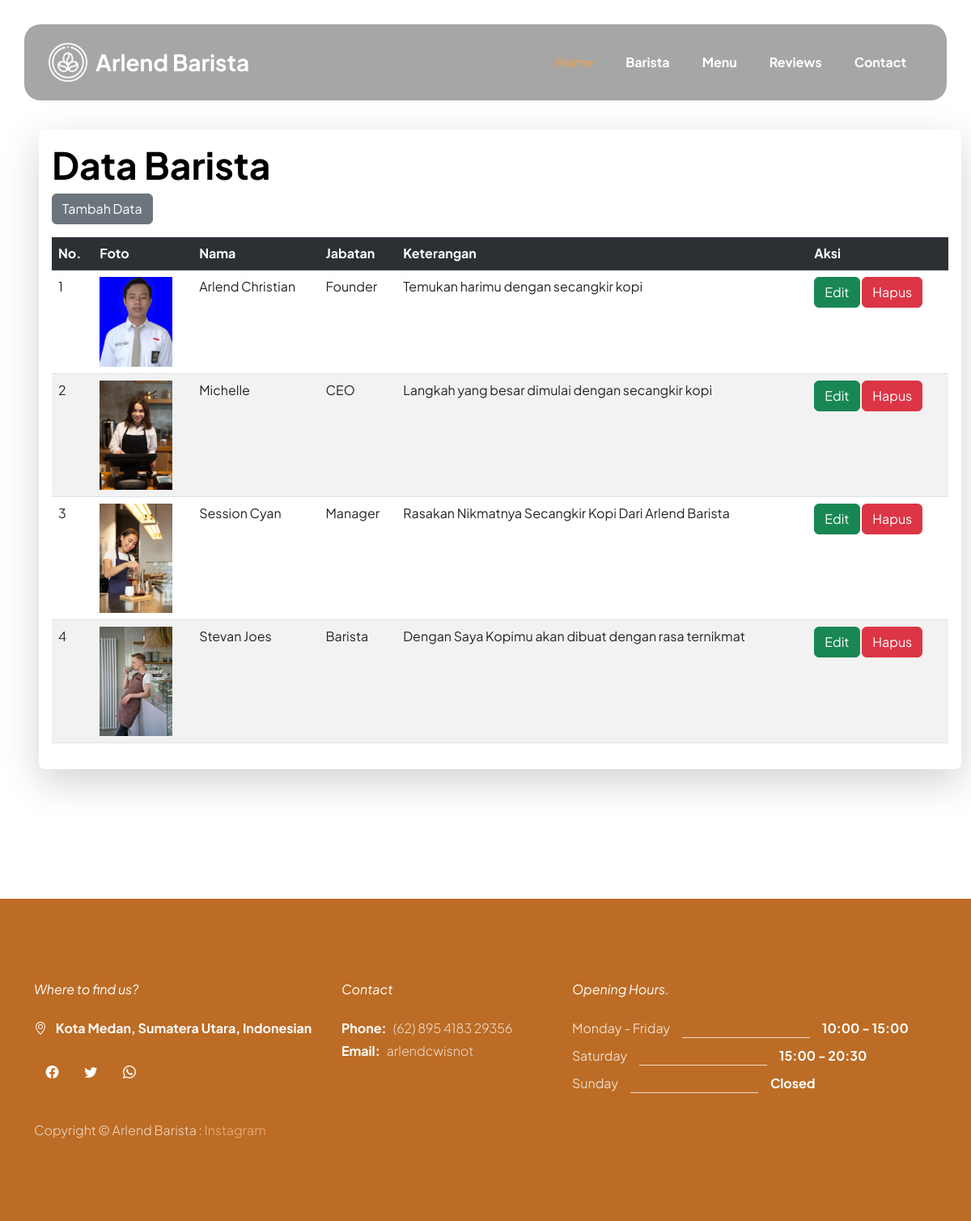
The app's page /admin/index.php?url=barista with its own data.
### tables this page shows
CREATE TABLE `barista` (
  `id` int(11) NOT NULL,
  `nama` varchar(30) NOT NULL,
  `jabatan` varchar(15) NOT NULL,
  `keterangan` varchar(100) NOT NULL,
  `foto` varchar(255) NOT NULL
);

### admin/barista.php (the view)
<h2>Data Barista</h2>
<a href="?url=tambah_barista" class="btn btn-secondary tect">Tambah Data</a>
<table class="table table-hover mt-3 table table-striped">
    <tr class="table-dark">
        <th>No.</th>
        <th>Foto</th>
        <th>Nama</th>
        <th>Jabatan</th>
        <th>Keterangan</th>
        <th>Aksi</th>
    </tr>
    <?php
    include 'koneksi.php';
    $a = 1;
    $query = mysqli_query($koneksi, "SELECT * FROM barista");
    foreach ($query as $r) {
    ?>
        <tr>
            <td><?= $a++; ?></td>
            <td><img src="image/barista/<?= $r['foto'] ?>" alt="Foto Barista" width="90px"></td>
            <td><?= $r['nama'] ?></td>
            <td><?= $r['jabatan'] ?></td>
            <td><?= $r['keterangan'] ?></td>
            <td>
                <a href="?url=edit_barista&id=<?= $r['id'] ?>" class="btn btn-success">Edit</a>
                <a href="?url=hapus_barista&id=<?= $r['id'] ?>" onclick="return confirm('Hapus Data Barista?')" class="btn btn-danger">Hapus</a>
            </td>
        </tr>
    <?php
    }
    ?>
</table>

### admin/index.php (shortened to what this page needs)
<!doctype html>
<html lang="en">
<head>
    <link href="../css/bootstrap.min.css" rel="stylesheet">
    <link href="../css/bootstrap-icons.css" rel="stylesheet">
    <link href="../css/vegas.min.css" rel="stylesheet">
    <link href="../css/tooplate-barista.css" rel="stylesheet">
</head>
<body>
    <main>
        <nav class="navbar navbar-expand-lg">
            <div class="container">
                <a class="navbar-brand d-flex align-items-center" href="">
                    <img src="../images/coffee-beans.png" class="navbar-brand-image img-fluid" alt="Barista Cafe Template">
                    Arlend Barista
                </a>
                <div class="collapse navbar-collapse" id="navbarNav">
                    <ul class="navbar-nav ms-lg-auto">
                        <li class="nav-item">
                            <a class="nav-link " href="?url=dashboard">Home</a>
                        </li>
                        <li class="nav-item">
                            <a class="nav-link " href="?url=barista">Barista</a>
                        </li>
                        <li class="nav-item">
                            <a class="nav-link " href="?url=menu">Menu</a>
                        </li>
                        <li class="nav-item">
                            <a class="nav-link " href="?url=review">Reviews</a>
                        </li>
                        <li class="nav-item">
                            <a class="nav-link " href="?url=contact">Contact</a>
                        </li>
                    </ul>
                </div>
            </div>
        </nav>
        <section class="container" style="margin: 10rem 3rem;">
            <div class="row rounded-3 shadow-lg bg-white">
                <div class="col-12 p-3">
                    <?php
                    $url = $_GET['url'];
                    $pages = [
                        "dashboard" => "dashboard.php",
                        "contact" => "contact.php",
                        "barista" => "barista.php",
                        "tambah_barista" => "tambah_barista.php",
                        "hapus_barista" => "hapus_barista.php",
                        "edit_barista" => "edit_barista.php",
                        "menu" => "menu.php",
                        "tambah_menu" => "tambah_menu.php",
                        "hapus_menu" => "hapus_menu.php",
                        "edit_menu" => "edit_menu.php",
                        "review" => "review.php",
                        "tambah_testi" => "tambah_testi.php",
                        "hapus_contact" => "hapus_contact.php",
                        "hapus_review" => "hapus_review.php",
                        "edit_review" => "edit_review.php"
                    ];
                    if ($url !== "") {
                        if (array_key_exists($url, $pages)) {
                            include $pages[$url];
                        } else {
                            include 'dashboard.php';
                        }
                    } else {
                        include 'dashboard.php';
                    }
                    ?>
                </div>
            </div>
        </section>
        <footer class="site-footer">
            <div class="container">
                <div class="row">
                    <div class="col-lg-4 col-12 me-auto">
                        <em class="text-white d-block mb-4">Where to find us?</em>
                        <strong class="text-white">
                            <i class="bi-geo-alt me-2"></i>
                            Kota Medan, Sumatera Utara, Indonesian
                        </strong>
                        <ul class="social-icon mt-4">
                            <li class="social-icon-item">
                                <a href="#" class="social-icon-link bi-facebook">
                                </a>
                            </li>
                            <li class="social-icon-item">
                                <a href="#" class="social-icon-link bi-twitter">
                                </a>
                            </li>
                            <li class="social-icon-item">
                                <a href="#" class="social-icon-link bi-whatsapp">
                                </a>
                            </li>
                        </ul>
                    </div>
                    <div class="col-lg-3 col-12 mt-4 mb-3 mt-lg-0 mb-lg-0">
                        <em class="text-white d-block mb-4">Contact</em>
                        <p class="d-flex mb-1">
                            <strong class="me-2">Phone:</strong>
                            <a href="tel: 895 4183 29356" class="site-footer-link">
                                (62)
                                895 4183 29356
                            </a>
                        </p>
                        <p class="d-flex">
                            <strong class="me-2">Email:</strong>
                            <a href="mailto:arlendcwisnot@gmail.com" class="site-footer-link">
                                arlendcwisnot
                            </a>
                        </p>
                    </div>
                    <div class="col-lg-5 col-12">
                        <em class="text-white d-block mb-4">Opening Hours.</em>
                        <ul class="opening-hours-list">
                            <li class="d-flex">
                                Monday - Friday
                                <span class="underline"></span>
                                <strong>10:00 - 15:00</strong>
                            </li>
                            <li class="d-flex">
                                Saturday
                                <span class="underline"></span>
                                <strong>15:00 - 20:30</strong>
                            </li>
                            <li class="d-flex">
                                Sunday
                                <span class="underline"></span>
                                <strong>Closed</strong>
                            </li>
                        </ul>
                    </div>
                    <div class="col-lg-8 col-12 mt-4">
                        <p class="copyright-text mb-0">Copyright © Arlend Barista
                            : <a rel="sponsored" href="https://www.instagram.com/arlend1871?igsh=MWxldGZjaWoxcHR6Yg==" target="_blank">Instagram</a></p>
                    </div>
                </div>
        </footer>
    </main>
</body>
</html>

### css/tooplate-barista.css (style rules this page uses)
:root { --white-color: #ffffff; --primary-color: #BC6C25; --secondary-color: #DDA15E; --section-bg-color: #b78752; --custom-btn-bg-color: #BC6C25; --custom-btn-bg-hover-color: #DDA15E; --dark-color: #000000; --p-color: #717275; --border-color: #7fffd4; --link-hover-color: #E76F51; --body-font-family: 'Plus Jakarta Sans', sans-serif; --h1-font-size: 68px; --h2-font-size: 46px; --h3-font-size: 32px; --h4-font-size: 28px; --h5-font-size: 24px; --h6-font-size: 22px; --p-font-size: 20px; --btn-font-size: 16px; --form-btn-font-size: 18px; --menu-font-size: 16px; --border-radius-large: 100px; --border-radius-medium: 20px; --border-radius-small: 10px; --font-weight-thin: 200; --font-weight-light: 300; --font-weight-normal: 400; --font-weight-bold: 700; }
body { background-color: var(--white-color); font-family: var(--body-font-family); }
h2, h3, h4, h5, h6 { color: var(--dark-color); }
h1, h2, h3, h4, h5, h6 { font-weight: var(--font-weight-bold); }
h2 { font-size: var(--h2-font-size); }
p { color: var(--p-color); font-size: var(--p-font-size); font-weight: var(--font-weight-light); }
ul li { color: var(--p-color); font-size: var(--p-font-size); font-weight: var(--font-weight-light); }
a, button { touch-action: manipulation; transition: all 0.3s; }
a { display: inline-block; color: var(--primary-color); text-decoration: none; }
b, strong { font-weight: var(--font-weight-bold); }
.navbar { background: transparent; z-index: 999999; padding-top: 30px; padding-bottom: 30px; }
.navbar .container { background: rgba(0, 0, 0, 0.35); border-radius: var(--border-radius-medium); padding: 15px 30px; }
.navbar-brand, .navbar-brand:hover { font-size: var(--h4-font-size); font-weight: var(--font-weight-bold); display: block; color: var(--white-color); }
.navbar .navbar-brand-image { filter: brightness(0) invert(1); }
.navbar-brand-image { width: 48px; height: auto; margin-right: 10px; }
.navbar-expand-lg .navbar-nav .nav-link { border-radius: var(--border-radius-large); margin: 10px; padding: 10px; }
.navbar-nav .nav-link { display: inline-block; color: var(--white-color); font-size: var(--menu-font-size); font-weight: var(--font-weight-bold); padding-top: 15px; padding-bottom: 15px; }
.navbar-nav .nav-link.active, .navbar-nav .nav-link:hover { color: var(--secondary-color); }
.opening-hours-list { margin: 0; padding: 0; }
.opening-hours-list li { color: rgba(255, 255, 255, 0.75); font-size: var(--btn-font-size); font-weight: var(--font-weight-normal); margin-bottom: 10px; }
.opening-hours-list li .underline { background-color: rgba(255, 255, 255, 0.75); width: 35%; height: 1px; margin: auto 15px 0 15px; }
.site-footer { background-color: var(--primary-color); padding-top: 100px; padding-bottom: 100px; }
.site-footer strong { color: var(--white-color); }
.site-footer p, .site-footer-link { color: rgba(255, 255, 255, 0.75); font-size: var(--btn-font-size); }
.site-footer-link { color: rgba(255, 255, 255, 0.75); font-size: var(--btn-font-size); transition: all 0.3s; }
.copyright-text { color: rgba(255, 255, 255, 0.75); font-size: var(--menu-font-size); }
.copyright-text a { color: rgba(255, 200, 160, 0.75); }
.social-icon { margin: 0; padding: 0; }
.social-icon-item { list-style: none; display: inline-block; vertical-align: top; }
.social-icon-link { background: var(--primary-color); border-radius: var(--border-radius-large); color: var(--white-color); font-size: var(--menu-font-size); display: block; margin: 0 5px; text-align: center; width: 35px; height: 35px; line-height: 35px; transition: background 0.2s, color 0.2s; }

### records on screen
barista: foto (picture), nama "Arlend Christian", jabatan "Founder", keterangan "Temukan harimu dengan secangkir kopi"
barista: foto (picture), nama "Michelle", jabatan "CEO", keterangan "Langkah yang besar dimulai dengan secangkir kopi"
barista: foto (picture), nama "Session Cyan", jabatan "Manager", keterangan "Rasakan Nikmatnya Secangkir Kopi Dari Arlend Barista"
barista: foto (picture), nama "Stevan Joes", jabatan "Barista", keterangan "Dengan Saya Kopimu akan dibuat dengan rasa ternikmat"
